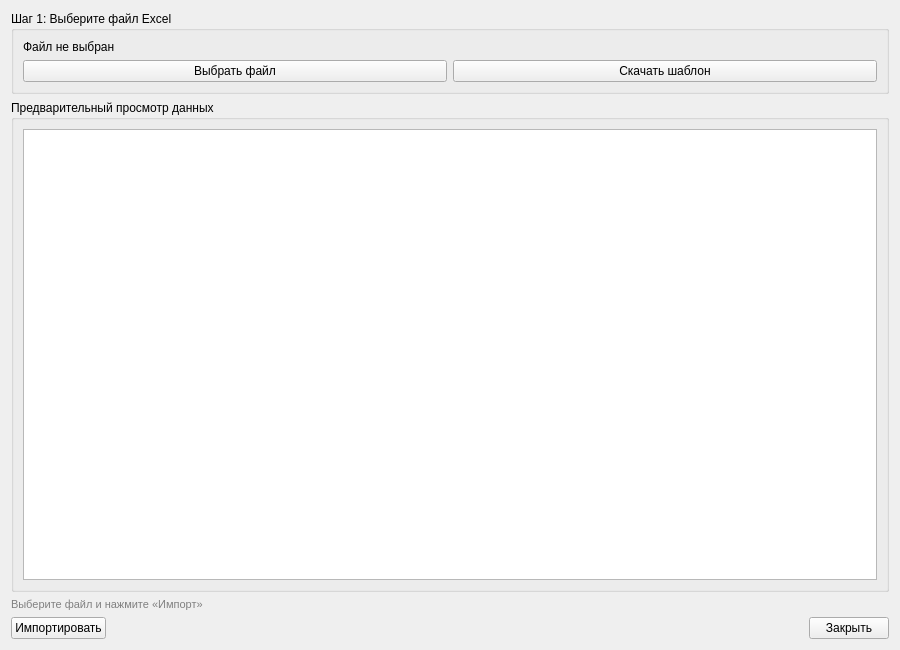
<?xml version="1.0" encoding="UTF-8"?>
<ui version="4.0">
 <class>BulkImportForm</class>
 <widget class="QWidget" name="BulkImportForm">
  <property name="geometry">
   <rect>
    <x>0</x>
    <y>0</y>
    <width>900</width>
    <height>650</height>
   </rect>
  </property>
  <property name="windowTitle">
   <string>Массовое поступление терминалов</string>
  </property>
  <layout class="QVBoxLayout" name="verticalLayout">
   <item>
    <widget class="QGroupBox" name="groupBox">
     <property name="title">
      <string>Шаг 1: Выберите файл Excel</string>
     </property>
     <layout class="QVBoxLayout" name="verticalLayout_2">
      <item>
       <widget class="QLabel" name="lblFileInfo">
        <property name="text">
         <string>Файл не выбран</string>
        </property>
        <property name="wordWrap">
         <bool>true</bool>
        </property>
       </widget>
      </item>
      <item>
       <layout class="QHBoxLayout" name="horizontalLayout">
        <item>
         <widget class="QPushButton" name="btnSelectFile">
          <property name="text">
           <string>Выбрать файл</string>
          </property>
         </widget>
        </item>
        <item>
         <widget class="QPushButton" name="btnExportTemplate">
          <property name="text">
           <string>Скачать шаблон</string>
          </property>
         </widget>
        </item>
       </layout>
      </item>
     </layout>
    </widget>
   </item>
   <item>
    <widget class="QGroupBox" name="groupBoxPreview">
     <property name="title">
      <string>Предварительный просмотр данных</string>
     </property>
     <layout class="QVBoxLayout" name="verticalLayout_3">
      <item>
       <widget class="QTableView" name="tableViewPreview">
        <property name="alternatingRowColors">
         <bool>true</bool>
        </property>
        <property name="selectionBehavior">
         <enum>QAbstractItemView::SelectRows</enum>
        </property>
        <property name="editTriggers">
         <set>QAbstractItemView::NoEditTriggers</set>
        </property>
       </widget>
      </item>
     </layout>
    </widget>
   </item>
   <item>
    <widget class="QLabel" name="lblStatus">
     <property name="styleSheet">
      <string>QLabel { color: gray; font-size: 11px; }</string>
     </property>
     <property name="text">
      <string>Выберите файл и нажмите «Импорт»</string>
     </property>
    </widget>
   </item>
   <item>
    <layout class="QHBoxLayout" name="horizontalLayout_2">
     <item>
      <widget class="QPushButton" name="btnImport">
       <property name="text">
        <string>Импортировать</string>
       </property>
      </widget>
     </item>
     <item>
      <spacer name="horizontalSpacer">
       <property name="orientation">
        <enum>Qt::Horizontal</enum>
       </property>
       <property name="sizeHint" stdset="0">
        <size>
         <width>40</width>
         <height>20</height>
        </size>
       </property>
      </spacer>
     </item>
     <item>
      <widget class="QPushButton" name="btnClose">
       <property name="text">
        <string>Закрыть</string>
       </property>
      </widget>
     </item>
    </layout>
   </item>
  </layout>
 </widget>
 <resources/>
 <connections/>
</ui>
